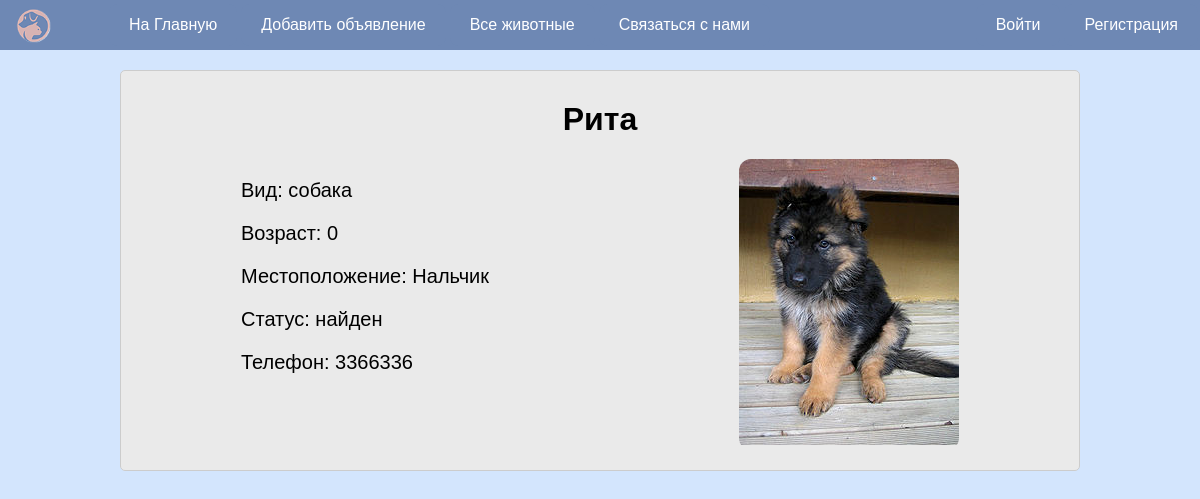
The app's page /animal/5/ with its own data.
### pet/models.py (models this page shows, shortened)
class Animal(models.Model):
    owner = models.ForeignKey(User, on_delete=models.CASCADE, null=True)
    name = models.CharField(max_length=50, verbose_name='Кличка', null=True)
    species = models.ForeignKey('Species', on_delete=models.PROTECT, to_field='id',verbose_name='Разновидность')
    age = models.IntegerField(verbose_name='Возраст', null=True)
    gender = models.ForeignKey('Gender', on_delete=models.PROTECT, verbose_name='Пол')
    color = models.CharField(max_length=20, verbose_name='Цвет')
    location = models.CharField(max_length=255, verbose_name='Место')
    phone = models.CharField(max_length=11, verbose_name='Телефон', validators=[validate_phone_number])
    lost = models.ForeignKey('Lost', on_delete= models.PROTECT,null=True, verbose_name='Статус')
    photo = models.ImageField(upload_to='images/', default=None, blank=True, null=True, verbose_name='Добавить фото')
    class Meta:
        verbose_name = 'Животные'
        verbose_name_plural = 'Животные'

class Species(models.Model):
    name = models.CharField(max_length=50)
    class Meta:
        verbose_name = 'Разновидность'
        verbose_name_plural = 'Разновидность'
    def __str__(self):
        return self.name

class Lost(models.Model):
    name = models.CharField(max_length=50)
    class Meta:
        verbose_name = 'Статус'
        verbose_name_plural = 'Статус'
    def __str__(self):
        return self.name

### pet/views.py (the view)
# urls.py: path('animal/<int:animal_id>/', animal_detail),
def animal_detail(request, animal_id):
    animal = get_object_or_404(Animal, pk=animal_id)
    return render(request, 'animal_detail.html', {'menu': menu,'animal': animal})

### pet/templates/animal_detail.html
{% extends 'base.html' %}
{% block content %}
  <h1>{{ animal.name }}</h1>
  <div class="content-container">
    <div class="animal-info">
      <div class="animal-photo1">
        {% if animal.photo %}
          <img src="{{ animal.photo.url }}" alt="{{ animal.name }}">
        {% else %}
          <p>Фото отсутствует</p>
        {% endif %}
      </div>
      <div class="animal-description">
        <p>Вид: {{ animal.species }}</p>
        <p>Возраст: {{ animal.age }}</p>
        <p>Местоположение: {{ animal.location }}</p>
        <p>Статус: {{ animal.lost }}</p>
        <p>Телефон: {{ animal.phone }}</p>
      </div>
    </div>
  </div>
{% endblock %}

### pet/static/styles.css (style rules this page uses)
body { margin: 0; font-family: Arial, sans-serif; background: #D3E5FD }
h1 { text-align: center; margin-top: 10px; }
.content-container { display: flex; justify-content: center; font-size: 20px; }
.animal-info { display: flex; flex-direction: row-reverse; align-items: left; }
.animal-photo1 { margin-left: 250px; border-radius: 12px; overflow: hidden; }
.animal-description { flex: 1; }

### records on screen
Animal: name "Рита", photo (picture), species "собака", age "0", location "Нальчик", lost "найден", phone "3366336"

### other values on screen
{{ m.title }} "На Главную" "Добавить объявление" "Все животные" "Связаться с нами"
